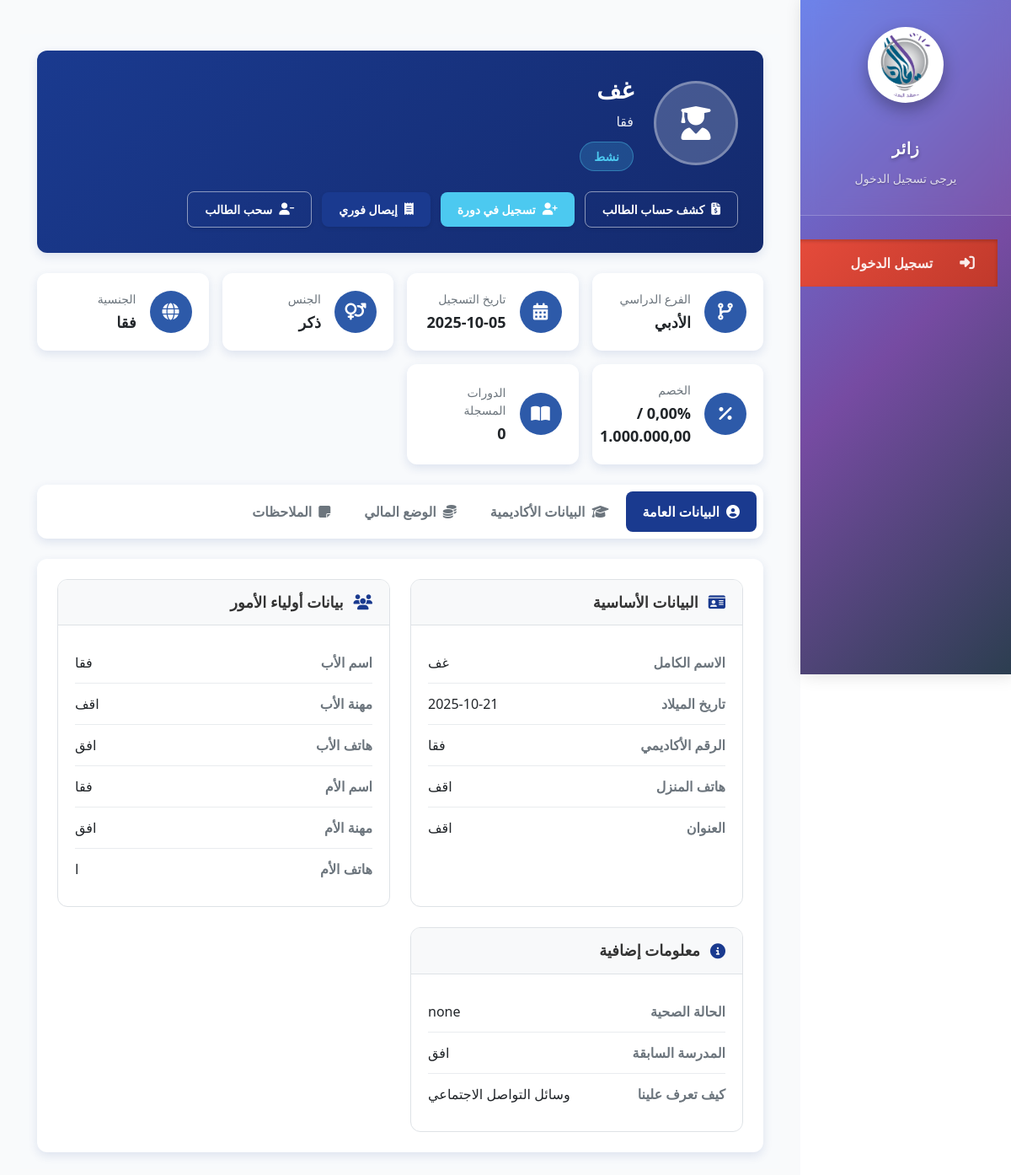
The app's page /students/student_profile/2/ with its own data.
### students/models.py (models this page shows, shortened)
class Student(models.Model):
    class Gender(models.TextChoices):
        MALE = 'male', 'ذكر'
        FEMALE = 'female', 'أنثى'
    class HowKnewUs(models.TextChoices):
        FRIEND = 'friend', 'صديق'
        SOCIAL = 'social', 'وسائل التواصل الاجتماعي'
        AD = 'ad', 'إعلان'
        ADS = 'ads', 'إعلانات طرقية'
        OTHER = 'other', 'أخرى'
    class Academic_Track(models.TextChoices):
        LITERARY = 'أدبي', 'الأدبي'
        SCIENTIFIC = 'علمي', 'العلمي'
        NINTH_GRADE = 'تاسع', 'الصف التاسع'
    full_name = models.CharField(max_length=200)
    email = models.EmailField(blank=True, null=True)
    phone = models.CharField(max_length=20, blank=True)
    gender = models.CharField(max_length=6, choices=Gender.choices, blank=True)
    branch = models.CharField(max_length=10, choices=Academic_Track.choices, blank=True)
    birth_date = models.DateField(null=True, blank=True)
    student_number = models.CharField(max_length=20, blank=True)
    nationality = models.CharField(max_length=50, blank=True)
    registration_date = models.DateField(default=datetime.now)
    tase3 = models.IntegerField(default=0, blank=True)
    disease = models.TextField(blank=True, default="none")
    is_active = models.BooleanField(default=True, verbose_name="نشط")
    father_name = models.CharField(max_length=100, blank=True)
    father_job = models.CharField(max_length=100, blank=True)
    father_phone = models.CharField(max_length=20, blank=True)
    mother_name = models.CharField(max_length=100, blank=True)
    mother_job = models.CharField(max_length=100, blank=True)
    mother_phone = models.CharField(max_length=20, blank=True)
    address = models.TextField(blank=True)
    home_phone = models.CharField(max_length=20, blank=True)
    previous_school = models.CharField(max_length=100, blank=True)
    elementary_school = models.CharField(max_length=100, blank=True)
    how_knew_us = models.CharField(
        max_length=100,
        choices=HowKnewUs.choices,
        blank=True,
        null=True
    )
    notes = models.TextField(blank=True)
    added_by = models.ForeignKey(
        User,
        on_delete=models.SET_NULL,
        null=True,
        blank=True,
        verbose_name="تم الإضافة بواسطة"
    )
    discount_percent = models.DecimalField(
        max_digits=5,
        decimal_places=2,
        default=Decimal('0'),
        help_text="Percentage discount (0-100)",
        verbose_name='نسبة الحسم الافتراضي %'
    )
    discount_amount = models.DecimalField(
        max_digits=10,
        decimal_places=2,
        default=Decimal('0'),
        help_text="Fixed amount discount",
        verbose_name='قيمة الحسم الافتراضي'
    )
    discount_reason = models.CharField(
        max_length=200,
        blank=True,
        verbose_name='سبب الحسم'
    )
    created_at = models.DateTimeField(auto_now_add=True)
    updated_at = models.DateTimeField(auto_now=True)
    account = models.ForeignKey(
        'accounts.Account',
        on_delete=models.SET_NULL,
        null=True,
        blank=True,
        verbose_name='حساب الطالب (ذمم)'
    )
    class Meta:
        ordering = ['full_name']
        verbose_name = 'طالب'
        verbose_name_plural = 'الطلاب'

### students/views.py (the view)
# urls.py: path('student_profile/<int:student_id>/', views.student_profile, name="student_profile_legacy"),
def student_profile(request, student_id):
    student = get_object_or_404(Student, id=student_id)
    from classroom.models import Classroomenrollment
    enrollments = Classroomenrollment.objects.filter(student=student).select_related('classroom')
    from accounts.models import Course, CostCenter
    from django.db.models import Sum
    all_courses = Course.objects.filter(is_active=True).order_by('name')
    available_courses = []
    for course in all_courses:
        total_paid = StudentReceipt.objects.filter(
            student_profile=student,
            course=course
        ).aggregate(total=Sum('paid_amount'))['total'] or Decimal('0.00')
        remaining = max(Decimal('0.00'), course.price - total_paid)
        if remaining > Decimal('0.01'):  # إذا كان هناك متبقي
            available_courses.append({
                'course': course,
                'remaining': remaining
            })
    cost_centers = CostCenter.objects.filter(is_active=True).order_by('code')
    course_enrollments = (
        Studentenrollment.objects
        .filter(student=student, is_completed=False)
        .select_related('course')
        .annotate(total_paid=Sum('payments__paid_amount'))
        .order_by('course__name')
    )
    context = {
        'student': student,
        'enrollments': enrollments,
        'courses': available_courses,  # فقط الدورات المتاحة
        'cost_centers': cost_centers,
        'course_enrollments': course_enrollments,
    }
    return render(request, 'students/student_profile.html', context)

### templates/students/student_profile.html (shortened to what this page needs)
{% extends "base.html" %}
{% load emp_perms %}
{% load static %}
{% block content %}
<div class="student-profile" dir="rtl">
  <div class="profile-header">
    <div class="header-content">
      <div class="student-avatar">
        <div class="avatar-placeholder">
          <i class="fas fa-user-graduate"></i>
        </div>
      </div>
      <div class="student-info">
        <h1>{{ student.full_name }}</h1>
        <p class="student-number">{{ student.student_number|default:"لا يوجد رقم طالب" }}</p>
        <div class="student-status">
          <span class="status-badge {% if course_enrollments %}active{% else %}inactive{% endif %}">
            {% if course_enrollments %}نشط{% else %}غير نشط{% endif %}
          </span>
        </div>
      </div>
      <div class="header-actions">
        <a id="student-statement-link" class="btn btn-outline-primary" href="{% url 'students:student_statement' student.id %}">
          <i class="fas fa-file-invoice-dollar"></i>
          كشف حساب الطالب
        </a>
        <a href="{% url 'students:register_course' student.id %}" class="btn btn-success">
          <i class="fas fa-user-plus"></i>
          تسجيل في دورة
        </a>
        <button id="quick-receipt-btn" class="btn btn-primary" {% if not course_enrollments %}disabled{% endif %}>
          <i class="fas fa-receipt"></i>
          إيصال فوري
        </button>
        <button id="withdraw-student-btn" class="btn btn-outline-danger" {% if not course_enrollments %}disabled{% endif %}>
          <i class="fas fa-user-minus"></i>
          سحب الطالب
        </button>
      </div>
    </div>
  </div>
  <div class="summary-section">
    <div class="summary-grid">
      <div class="summary-card">
        <div class="card-icon">
          <i class="fas fa-code-branch"></i>
        </div>
        <div class="card-content">
          <span class="card-label">الفرع الدراسي</span>
          <strong class="card-value">{{ student.get_branch_display|default:"غير محدد" }}</strong>
        </div>
      </div>
      <div class="summary-card">
        <div class="card-icon">
          <i class="fas fa-calendar-alt"></i>
        </div>
        <div class="card-content">
          <span class="card-label">تاريخ التسجيل</span>
          <strong class="card-value">{{ student.registration_date|date:"Y-m-d" }}</strong>
        </div>
      </div>
      <div class="summary-card">
        <div class="card-icon">
          <i class="fas fa-venus-mars"></i>
        </div>
        <div class="card-content">
          <span class="card-label">الجنس</span>
          <strong class="card-value">
            {% if student.gender == 'male' %}ذكر
            {% elif student.gender == 'female' %}أنثى
            {% else %}غير محدد
            {% endif %}
          </strong>
        </div>
      </div>
      <div class="summary-card">
        <div class="card-icon">
          <i class="fas fa-globe"></i>
        </div>
        <div class="card-content">
          <span class="card-label">الجنسية</span>
          <strong class="card-value">{{ student.nationality|default:"-" }}</strong>
        </div>
      </div>
      <div class="summary-card">
        <div class="card-icon">
          <i class="fas fa-percentage"></i>
        </div>
        <div class="card-content">
          <span class="card-label">الخصم</span>
          <strong class="card-value">
            {{ student.discount_percent|default_if_none:0 }}% / {{ student.discount_amount|default_if_none:0 }}
          </strong>
        </div>
      </div>
      <div class="summary-card">
        <div class="card-icon">
          <i class="fas fa-book-open"></i>
        </div>
        <div class="card-content">
          <span class="card-label">الدورات المسجلة</span>
          <strong class="card-value">{{ enrollments|length|default:0 }}</strong>
        </div>
      </div>
    </div>
  </div>
  <div class="tabs-navigation">
    <div class="tabs-container">
      <button class="tab-btn active" data-tab="general">
        <i class="fas fa-user-circle"></i>
        البيانات العامة
      </button>
      <button class="tab-btn" data-tab="academic">
        <i class="fas fa-graduation-cap"></i>
        البيانات الأكاديمية
      </button>
      <button class="tab-btn" data-tab="finance">
        <i class="fas fa-coins"></i>
        الوضع المالي
      </button>
      <button class="tab-btn" data-tab="notes">
        <i class="fas fa-sticky-note"></i>
        الملاحظات
      </button>
    </div>
  </div>
  <div class="tabs-content">
    <div id="general-tab" class="tab-panel active">
      <div class="tab-grid">
        <div class="info-card">
          <div class="card-header">
            <i class="fas fa-id-card"></i>
            <h3>البيانات الأساسية</h3>
          </div>
          <div class="card-body">
            <div class="info-row">
              <span class="info-label">الاسم الكامل</span>
              <span class="info-value">{{ student.full_name }}</span>
            </div>
            <div class="info-row">
              <span class="info-label">تاريخ الميلاد</span>
              <span class="info-value">{{ student.birth_date|date:"Y-m-d"|default:"-" }}</span>
            </div>
            <div class="info-row">
              <span class="info-label">الرقم الأكاديمي</span>
              <span class="info-value">{{ student.student_number }}</span>
            </div>
            <div class="info-row">
              <span class="info-label">هاتف المنزل</span>
              <span class="info-value">{{ student.home_phone|default:"-" }}</span>
            </div>
            <div class="info-row">
              <span class="info-label">العنوان</span>
              <span class="info-value">{{ student.address|default:"لا يوجد عنوان مسجل" }}</span>
            </div>
          </div>
        </div>
        <div class="info-card">
          <div class="card-header">
            <i class="fas fa-users"></i>
            <h3>بيانات أولياء الأمور</h3>
          </div>
          <div class="card-body">
            <div class="info-row">
              <span class="info-label">اسم الأب</span>
              <span class="info-value">{{ student.father_name|default:"-" }}</span>
            </div>
            <div class="info-row">
              <span class="info-label">مهنة الأب</span>
              <span class="info-value">{{ student.father_job|default:"-" }}</span>
            </div>
            <div class="info-row">
              <span class="info-label">هاتف الأب</span>
              <span class="info-value">{{ student.father_phone|default:"-" }}</span>
            </div>
            <div class="info-row">
              <span class="info-label">اسم الأم</span>
              <span class="info-value">{{ student.mother_name|default:"-" }}</span>
            </div>
            <div class="info-row">
              <span class="info-label">مهنة الأم</span>
              <span class="info-value">{{ student.mother_job|default:"-" }}</span>
            </div>
            <div class="info-row">
              <span class="info-label">هاتف الأم</span>
              <span class="info-value">{{ student.mother_phone|default:"-" }}</span>
            </div>
          </div>
        </div>
        <div class="info-card">
          <div class="card-header">
            <i class="fas fa-info-circle"></i>
            <h3>معلومات إضافية</h3>
          </div>
          <div class="card-body">
            <div class="info-row">
              <span class="info-label">الحالة الصحية</span>
              <span class="info-value">{{ student.disease|default:"لا توجد حالة صحية مسجلة" }}</span>
            </div>
            <div class="info-row">
              <span class="info-label">المدرسة السابقة</span>
              <span class="info-value">{{ student.previous_school|default:"-" }}</span>
            </div>
            <div class="info-row">
              <span class="info-label">كيف تعرف علينا</span>
              <span class="info-value">{{ student.get_how_knew_us_display|default:"-" }}</span>
            </div>
          </div>
        </div>
      </div>
    </div>
  </div>
</div>
{% endblock %}

### records on screen
Student: full_name "غف", student_number "فقا", branch "الأدبي", registration_date "2025-10-05", nationality "فقا", discount_percent "0,00", discount_amount "1.000.000,00", birth_date "2025-10-21", home_phone "اقف", address "اقف", father_name "فقا", father_job "اقف", father_phone "افق", mother_name "فقا", mother_job "افق", mother_phone "ا", disease "none", previous_school "افق", how_knew_us "وسائل التواصل الاجتماعي"

### other values on screen
{{ enrollments|length|default:0 }} "0"
